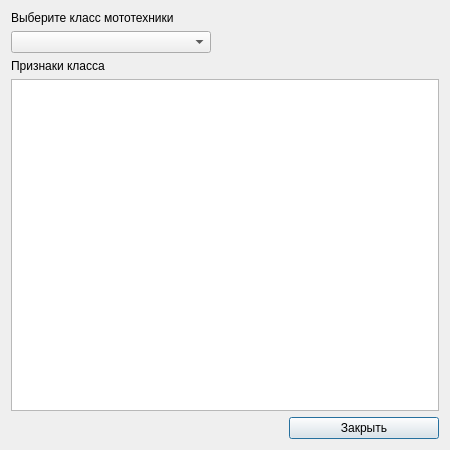
<?xml version="1.0" encoding="UTF-8"?>
<ui version="4.0">
 <class>Edittor_item4</class>
 <widget class="QDialog" name="Edittor_item4">
  <property name="geometry">
   <rect>
    <x>0</x>
    <y>0</y>
    <width>450</width>
    <height>450</height>
   </rect>
  </property>
  <property name="windowTitle">
   <string>Значения признаков для классов</string>
  </property>
  <property name="layoutDirection">
   <enum>Qt::LeftToRight</enum>
  </property>
  <layout class="QVBoxLayout" name="verticalLayout">
   <item>
    <widget class="QLabel" name="label">
     <property name="text">
      <string>Выберите класс мототехники</string>
     </property>
    </widget>
   </item>
   <item>
    <widget class="QComboBox" name="comboBox">
     <property name="maximumSize">
      <size>
       <width>200</width>
       <height>16777215</height>
      </size>
     </property>
    </widget>
   </item>
   <item>
    <widget class="QLabel" name="label_2">
     <property name="text">
      <string>Признаки класса</string>
     </property>
    </widget>
   </item>
   <item>
    <widget class="QTableView" name="tableView"/>
   </item>
   <item>
    <widget class="QPushButton" name="pushButton">
     <property name="maximumSize">
      <size>
       <width>150</width>
       <height>16777215</height>
      </size>
     </property>
     <property name="layoutDirection">
      <enum>Qt::RightToLeft</enum>
     </property>
     <property name="styleSheet">
      <string notr="true"/>
     </property>
     <property name="text">
      <string>Закрыть</string>
     </property>
    </widget>
   </item>
  </layout>
 </widget>
 <resources/>
 <connections/>
</ui>
